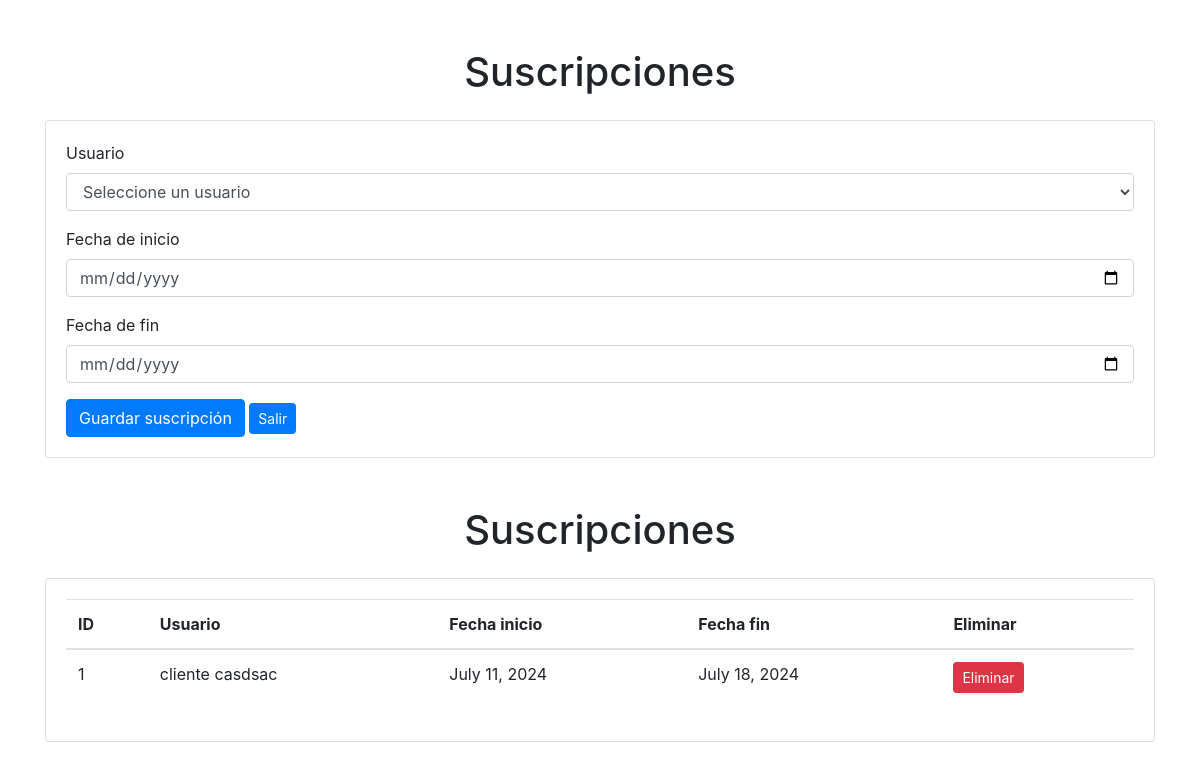
/administrar/mantenedorSuscripcion/, run on the app's committed database.
### aplicacion/models.py (models this page shows, shortened)
class Suscripcion(models.Model):
    IdSuscripcion = models.AutoField(primary_key=True)
    usuario = models.ForeignKey(Usuario, on_delete=models.CASCADE)
    fecha_inicio = models.DateField()
    fecha_fin = models.DateField()

class Usuario(models.Model):
    IdUsuario = models.AutoField(primary_key=True)
    tipo_usuario = models.ForeignKey(TipoUsuario, on_delete=models.CASCADE)
    nombre = models.CharField(max_length=255)
    email = models.EmailField(unique=True)
    password = models.CharField(max_length=255)

### aplicacion/views.py (the view)
# urls.py: path('administrar/mantenedorSuscripcion/', views.mantenedorSuscripcion, name='mantenedorSuscripcion'),
def mantenedorSuscripcion(request):
    usuario = Usuario.objects.all()
    suscripciones = Suscripcion.objects.all()
    return render(request, 'aplicacion/suscripcion.html', {'suscripciones': suscripciones, 'usuarios': usuario})

### aplicacion/templates/aplicacion/suscripcion.html (shortened to what this page needs)
{% load static %}
<!DOCTYPE html>
<html lang="es">
<head>
    <link rel="stylesheet" href="{% static 'css/style.css' %}">
    <link rel="stylesheet" href="https://stackpath.bootstrapcdn.com/bootstrap/4.5.2/css/bootstrap.min.css">
</head>
<body>
    <div class="container mt-5">
        <h1 class="text-center">Suscripciones</h1>
        <div class="card mt-4">
            <div class="card-body">
                <form>
                    <div class="form-group">
                        <label for="usuario">Usuario</label>
                        <select class="form-control" id="cmbUsuario">
                            <option value="0">Seleccione un usuario</option>
                        </select>
                    </div>
                    <div class="form-group">
                        <label for="fecha_inicio">Fecha de inicio</label>
                        <input type="date" class="form-control" id="fecha_inicio" placeholder="Fecha de inicio">
                    </div>
                    <div class="form-group">
                        <label for="fecha_fin">Fecha de fin</label>
                        <input type="date" class="form-control" id="fecha_fin" placeholder="Fecha de fin">
                    </div>
                    <button type="button" class="btn btn-primary" onclick="agregarSuscripcion();">Guardar suscripción</button>
                    <a href=".." class="btn btn-sm btn-primary">Salir</a>
                </form>
            </div>
        </div>
    </div>
    <div class="container mt-5">
        <h1 class="text-center">Suscripciones</h1>
        <div class="card mt-4">
            <div class="card-body">
                <table class="table">
                    <thead>
                        <tr>
                            <th>ID</th>
                            <th>Usuario</th>
                            <th>Fecha inicio</th>
                            <th>Fecha fin</th>
                            <th>Eliminar</th>
                        </tr>
                    </thead>
                    <tbody>
                        {% for suscripcion in suscripciones %}
                        <tr>
                            <td>{{ suscripcion.IdSuscripcion}}</td>
                            <td>{{ suscripcion.usuario.nombre}}</td>
                            <td>{{ suscripcion.fecha_inicio }}</td>
                            <td>{{ suscripcion.fecha_fin }}</td>
                            <td>
                                <a href="{% url 'eliminar_suscripcion' suscripcion.IdSuscripcion %}" class="btn btn-sm btn-danger">Eliminar</a>
                            </td>
                        </tr>
                        {% endfor %}
                    </tbody>
                </table>
            </div>
        </div>
    </div>
</body>
</html>

### data on the page
Suscripcion: IdSuscripcion "1", usuario.nombre "cliente casdsac", fecha_inicio "July 11, 2024", fecha_fin "July 18, 2024"
